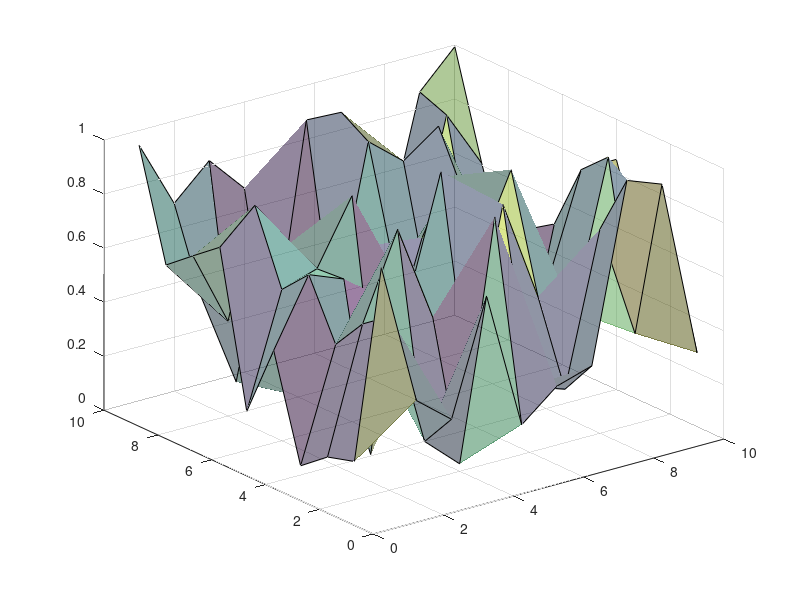
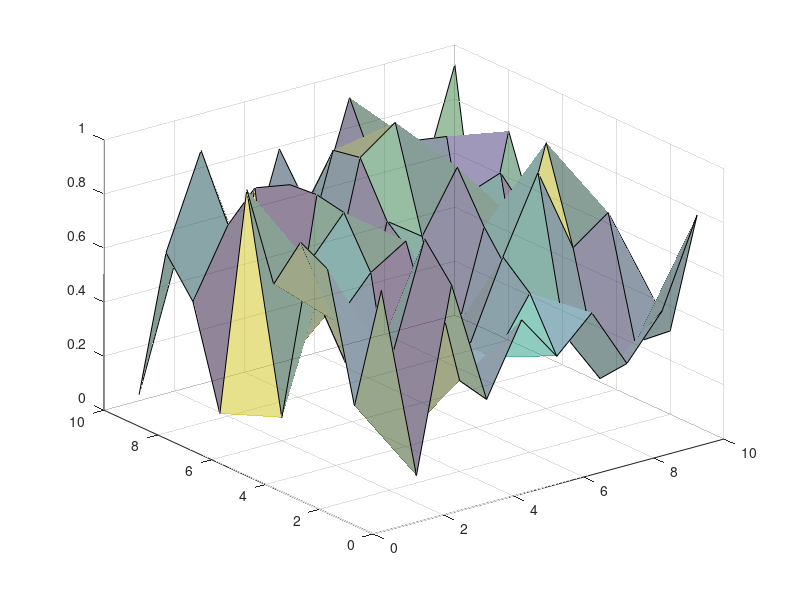
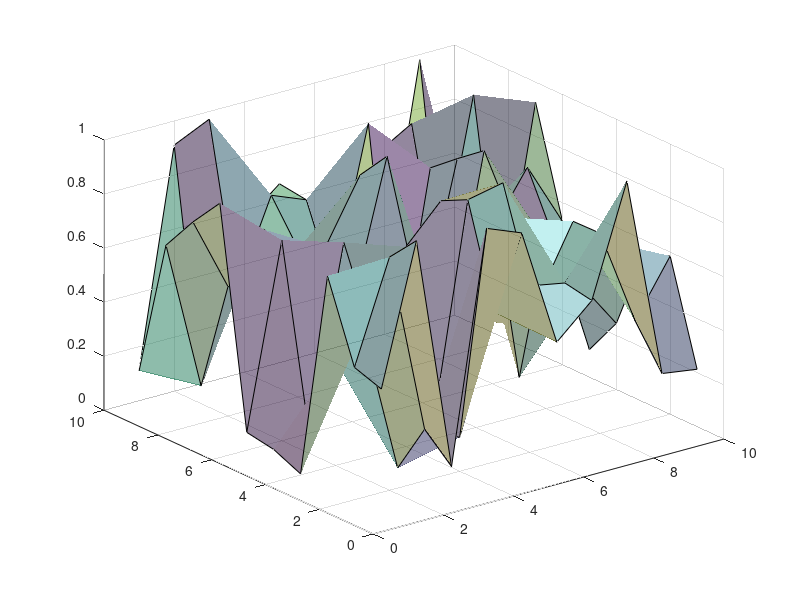
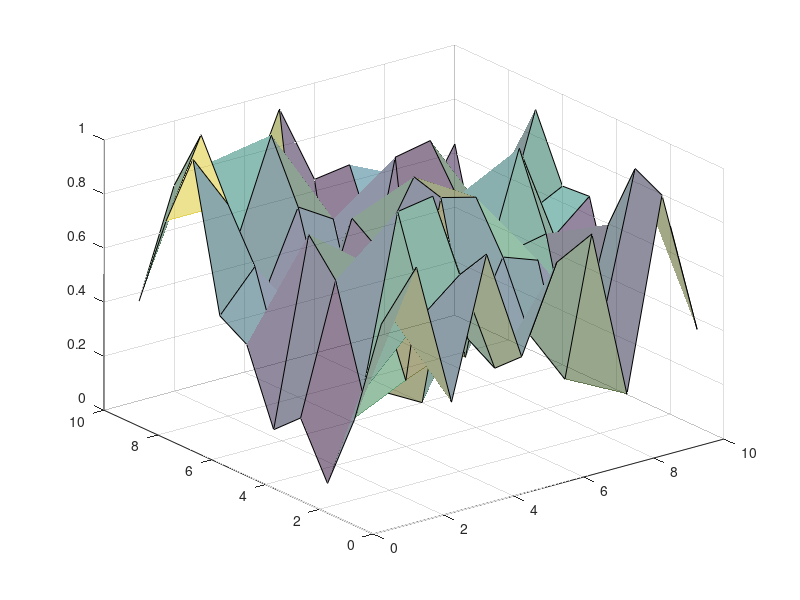

Reproduce these figures in MATLAB, in order.
for i = 1: 10
  fprintf('processing...%i\n',i)
  figure;
  surf(rand(10),'facealpha',0.5);
  view(3)
  camlight
  try
    exportgraphics(gcf, ['/tmp/',num2str(i),'.png']);
  catch ME
    print(['/tmp/',num2str(i),'.png'],'-dpng');
  end
  close(gcf)
end
fprintf('DONE!\n');